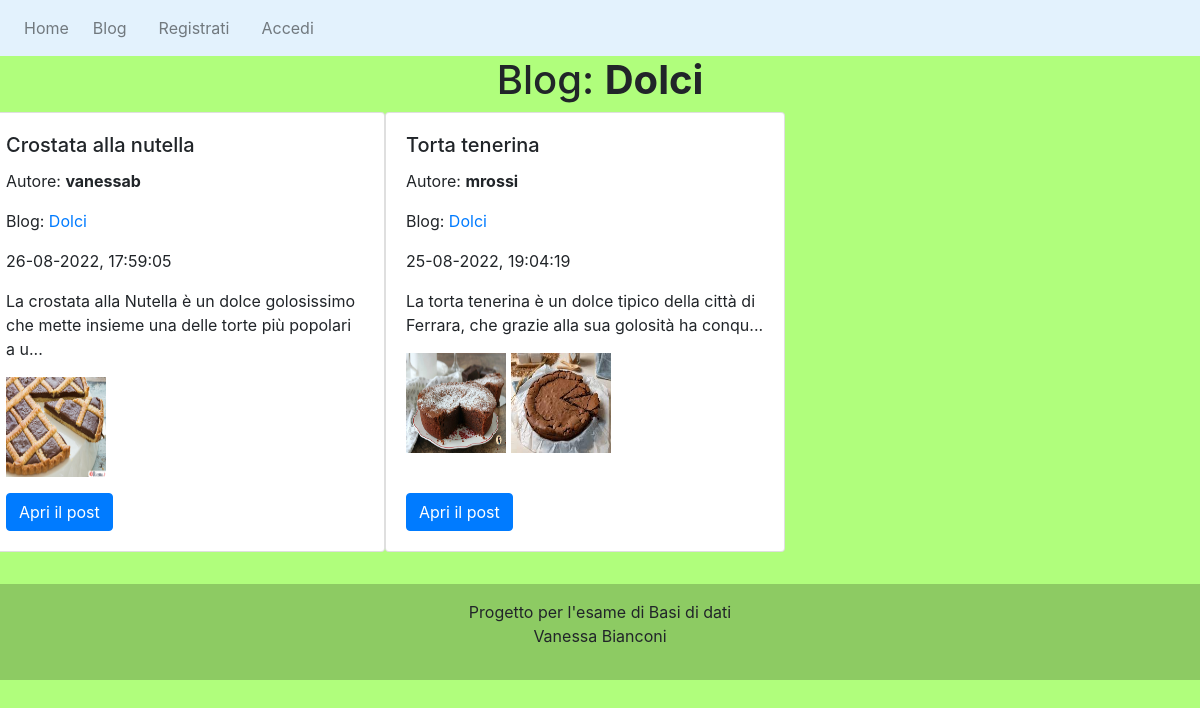
Page /post.php?blog_id=58 on the committed database.
### tables this page shows
CREATE TABLE `blogs` (
  `id` int(11) NOT NULL,
  `title` varchar(200) NOT NULL,
  `user_id` int(11) NOT NULL,
  `co_author` int(11) DEFAULT NULL,
  `image` varchar(200) DEFAULT NULL,
  `font` varchar(255) NOT NULL,
  `background` varchar(200) NOT NULL,
  `id_cat` int(11) NOT NULL,
  `date_time` datetime NOT NULL DEFAULT current_timestamp()
);

CREATE TABLE `posts` (
  `id` int(11) NOT NULL,
  `title` varchar(200) NOT NULL,
  `body` mediumtext NOT NULL,
  `image1` varchar(200) DEFAULT NULL,
  `image2` varchar(200) DEFAULT NULL,
  `user_id` int(11) NOT NULL,
  `blog_id` int(11) NOT NULL,
  `date_time` datetime NOT NULL DEFAULT current_timestamp()
);

CREATE TABLE `users` (
  `id` int(11) NOT NULL,
  `username` varchar(50) NOT NULL,
  `email` varchar(50) NOT NULL,
  `name` varchar(100) NOT NULL,
  `last_name` varchar(100) NOT NULL,
  `phone` varchar(10) NOT NULL,
  `id_card` varchar(9) NOT NULL,
  `password` varchar(255) NOT NULL,
  `date_time` datetime DEFAULT current_timestamp()
);

### post.php (the view, shortened to what this page needs)
<?php
require "connect.php";
include("header.php");
if (isset($_GET['blog_id'])) {
    $blogID = $_GET['blog_id'];
	$stmt = $mysqli->prepare("SELECT * FROM posts WHERE blog_id = ? ORDER BY date_time DESC");
	$stmt->bind_param('i', $blogID);
    $stmt->execute();
	$result = $stmt->get_result();
    $posts = $result->fetch_all(MYSQLI_ASSOC);
	$stmt = $mysqli->prepare("SELECT background, title FROM blogs WHERE id = ?");
	$stmt->bind_param('i', $blogID);
    $stmt->execute();
	$result = $stmt->get_result();
    $blog = $result->fetch_row();
}
else{
	echo "si è verificato un errore";
}; ?>
<!DOCTYPE html>
<head>
    <link rel="stylesheet" href="css/style.css" type="text/css">
	<link rel="stylesheet" href="https://stackpath.bootstrapcdn.com/bootstrap/4.5.2/css/bootstrap.min.css">
</head>
<body style="background-color: <?php echo ($blog[0]) ?>;">
	<h1>Blog: <b> <?php echo ($blog[1])?> </b> </h1> <?php
	if(empty($posts)){  ?>
		<div class="vuoto">Non è presente nessun post!</div>
<?php
	}else{ ?>
	<div class="row mb-2">
		<?php
			foreach ($posts as $post): ?>
					<div class="card" style="width: 400px;" >
					<div class="card-body d-flex flex-column align-items-start">
					<h5 class="card-title" id="title"><?php echo $post['title'] ?></h5>
	            	<div class="post_info">
					    <p> Autore: <b><?php
						$userid = $post['user_id'];
						$stmt = $mysqli->prepare("SELECT username FROM users WHERE id = ?");
						$stmt->bind_param('i', $userid);
						$stmt->execute();
						$result = $stmt->get_result();
						$username = $result->fetch_assoc();
						echo $username['username'];
						 ?></b></p>
						<p> Blog: <?php
						$bid = $post['blog_id'];
						$stmt = $mysqli->prepare("SELECT title, id FROM blogs WHERE id = ?");
						$stmt->bind_param('i', $bid);
						$stmt->execute();
						$result = $stmt->get_result();
						$blog = $result->fetch_assoc();
						?> <a href="post.php?blog_id=<?php echo $blog['id']?>"><?php echo $blog['title'];?></a>
						  </p>
						<p>
						<?php echo date("d-m-Y, H:i:s", strtotime($post["date_time"])); ?><br>
						<p class="card-text"><?php echo stripslashes(substr($post['body'], 0, 100))?>...</p>
						<?php
						$image1 = $post['image1'];
						$image2 = $post['image2'];
						if($image1 != NULL){
			                echo("<img class='card-img-top1'  src= 'img/$image1' width='100' height='100'>");
			                } else {
				                echo "";
			                }?>
			            <?php if($image2!= NULL){
			                echo("<img class='card-img-top1'  src= 'img/$image2' width='100' height='100'> <br> <br>");
						    } else {
								echo "";
							}?>
                        </p>
						<?php if(!isset($_SESSION["loggedin"]) || $_SESSION["loggedin"] !== true){ ?>
						<a id="btp"class="btn btn-primary" id="puls" href="viewpost.php?post_id=<?php echo $post['id']; ?>">Apri il post</a>
						<?php }?>
					</div>
					</div>
				</div>
	        <?php endforeach ?>
		</div>
<?php
	} ?>
</body>
<?php include("footer.php")?>
</html>

### header.php (shortened to what this page needs)
<!DOCTYPE html>
<head>
<link rel="stylesheet" href="https://stackpath.bootstrapcdn.com/bootstrap/4.5.2/css/bootstrap.min.css">
<link rel="stylesheet" href="css/style.css?ts=<?=time()?>&quot" type="text/css">
</head>
<header>
  <nav class="navbar navbar-expand-lg navbar-light"  style="background-color: #e3f2fd;">
  <div class="collapse navbar-collapse" id="navbarSupportedContent">
	 <ul class="navbar-nav mr-auto">
      <li class="nav-item">
        <a class="nav-link" href="index.php">Home<span class="sr-only">(current)</span></a>
      </li>
      <li class="nav-item px-2">
        <a class="nav-link"href="blog.php">Blog</a>
      </li>
    <?php if(isset($_SESSION['id'])): ?>
      <li class="nav-item dropdown">
        <a class="nav-link dropdown-toggle" href="#" id="navbarDropdown" role="button" data-toggle="dropdown" aria-haspopup="true" aria-expanded="false">
          <?php echo $_SESSION['username']; ?>
        </a>
        <div class="dropdown-menu" aria-labelledby="navbarDropdown">
          <a class="dropdown-item"  href="myblogs.php">I tuoi blogs</a>
          <div class="dropdown-divider">
          </div>
          <a class="dropdown-item"  href="profile.php">Profilo</a>
          <a class="dropdown-item"  href="logout.php">Logout</a>
        </div>
      </li>
      </div>
    <?php else : ?>
        <li class="nav-item px-2">
            <a class="nav-link" href="register.php">Registrati</a>
        </li>
        <li class="nav-item px-2">
            <a class="nav-link" href="login.php">Accedi</a>
        </li>
    <?php endif; ?>
  </ul>
</header>
</body>
</head>
</html>

### footer.php
<footer>
<div class="text-center p-3" style="background-color: rgba(0, 0, 0, 0.2);">
    Progetto per l'esame di Basi di dati
    <p>Vanessa Bianconi</p>
  </div>
</footer>

### css/style.css (style rules this page uses)
h1, .post-title { text-align: center; }

### rows in the picture
blogs: title "Dolci"
posts: title "Crostata alla nutella", user.username "vanessab", blog.title "Dolci", date_time "26-08-2022, 17:59:05", body "La crostata alla Nutella è un dolce golosissimo che mette insieme una delle torte più popolari a u", image1 (picture)
posts: title "Torta tenerina", user.username "mrossi", blog.title "Dolci", date_time "25-08-2022, 19:04:19", body "La torta tenerina è un dolce tipico della città di Ferrara, che grazie alla sua golosità ha conqu", image1 (picture), image2 (picture)
